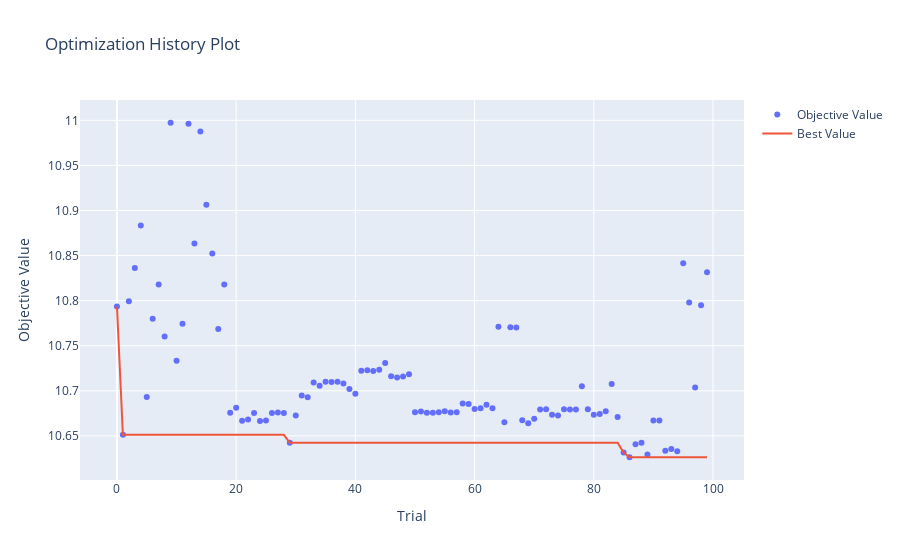

This figure's notebook cell:
### Markdown cell above
#### Evolución de iteraciones

### Code cell
from optuna.visualization import plot_optimization_history
plot_optimization_history(study_rf2)
